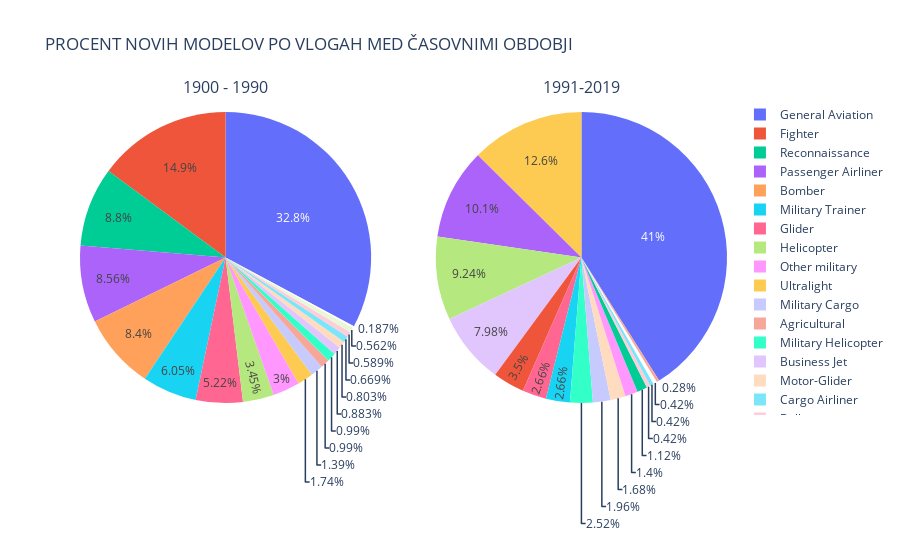
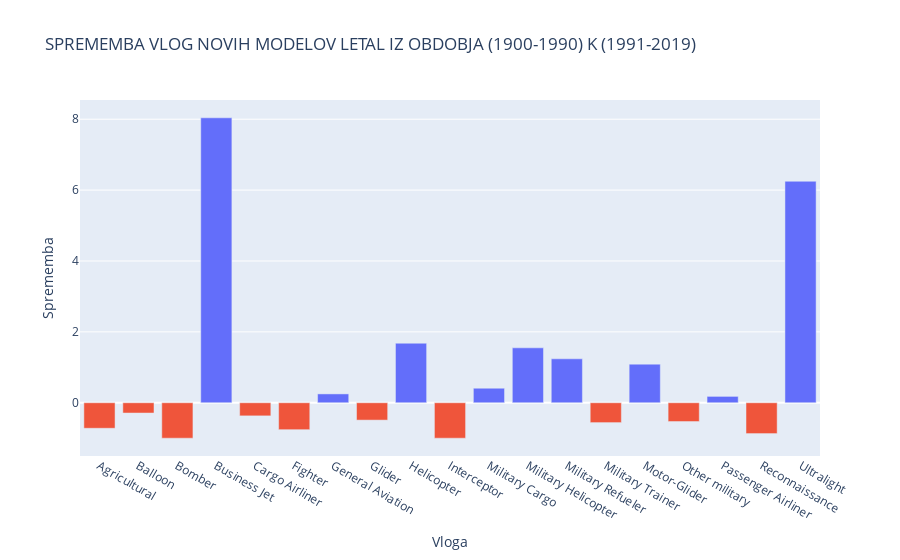

The notebook cell these images were saved under, in order:
### Code cell
#DF za vlogo po časovni dobi
role_frame=pd.DataFrame({"1900" : cv.query("Leto_prvega_leta >= 1900  and Leto_prvega_leta <= 1990").value_counts("Vloga") , "1991" : cv.query("Leto_prvega_leta >= 1991 ").value_counts("Vloga")})

#procent spremembe od 1900 do 1991
role_frame["p1900"] = role_frame["1900"] / role_frame["1900"].sum() * 100
role_frame["p1991"] = role_frame["1991"] / role_frame["1991"].sum() * 100
role_frame["Sprememba"] = ((role_frame["p1991"] - role_frame["p1900"]) / role_frame["p1900"]).round(2).fillna(-1)
role_frame["Colour"] = np.where(role_frame["Sprememba"] >= 0, "#636EFA", "#EF553B") #barve grafa

#grafi
pie=make_subplots(rows=1, cols=2, specs=[[{'type':'domain'}, {'type':'domain'}]], subplot_titles=["1900 - 1990", "1991-2019"])
pie.add_trace(go.Pie(labels=role_frame.index, values=role_frame["1900"], name=""), 1, 1)
pie.add_trace(go.Pie(labels=role_frame.index, values=role_frame["1991"], name=""), 1, 2)
pie.update_layout(title_text="Procent novih modelov po vlogah med časovnimi obdobji".upper())
pie.show()

g_bar2=px.bar(role_frame["Sprememba"], title="SPREMEMBA VLOG NOVIH MODELOV LETAL IZ OBDOBJA (1900-1990) K (1991-2019)", 
              labels={"value" : "Sprememba"})
g_bar2.update_traces(marker_color=role_frame["Colour"], hovertemplate=None)
g_bar2.update_layout(showlegend=False, hovermode="x")
g_bar2.show()

### Figure 1 — Plotly figure (JSON) as saved in the notebook; plotly's stock layout.template omitted (floating-point values rounded to 4 significant figures)
{"data": [{"domain": {"x": [0, 0.45], "y": [0, 1]}, "labels": ["Agricultural", "Balloon", "Bomber", "Business Jet", "Cargo Airliner", "Fighter", "General Aviation", "Glider", "Helicopter", "Interceptor", "Military Cargo", "Military Helicopter", "Military Refueler", "Military Trainer", "Motor-Glider", "Other military", "Passenger Airliner", "Reconnaissance", "Ultralight"], "name": "", "type": "pie", "values": [37, 22, 314, 33, 25, 556, 1227, 195, 129, 21, 52, 37, 7, 226, 30, 112, 320, 329, 65]}, {"domain": {"x": [0.55, 1], "y": [0, 1]}, "labels": ["Agricultural", "Balloon", "Bomber", "Business Jet", "Cargo Airliner", "Fighter", "General Aviation", "Glider", "Helicopter", "Interceptor", "Military Cargo", "Military Helicopter", "Military Refueler", "Military Trainer", "Motor-Glider", "Other military", "Passenger Airliner", "Reconnaissance", "Ultralight"], "name": "", "type": "pie", "values": [2, 3, null, 57, 3, 25, 293, 19, 66, null, 14, 18, 3, 19, 12, 10, 72, 8, 90]}], "layout": {"annotations": [{"font": {"size": 16}, "showarrow": false, "text": "1900 - 1990", "x": 0.225, "xanchor": "center", "xref": "paper", "y": 1, "yanchor": "bottom", "yref": "paper"}, {"font": {"size": 16}, "showarrow": false, "text": "1991-2019", "x": 0.775, "xanchor": "center", "xref": "paper", "y": 1, "yanchor": "bottom", "yref": "paper"}], "title": {"text": "PROCENT NOVIH MODELOV PO VLOGAH MED ČASOVNIMI OBDOBJI"}}}

### Figure 2 — Plotly figure (JSON) as saved in the notebook; plotly's stock layout.template omitted (floating-point values rounded to 4 significant figures)
{"data": [{"alignmentgroup": "True", "legendgroup": "Sprememba", "marker": {"color": ["#EF553B", "#EF553B", "#EF553B", "#636EFA", "#EF553B", "#EF553B", "#636EFA", "#EF553B", "#636EFA", "#EF553B", "#636EFA", "#636EFA", "#636EFA", "#EF553B", "#636EFA", "#EF553B", "#636EFA", "#EF553B", "#636EFA"], "pattern": {"shape": ""}}, "name": "Sprememba", "offsetgroup": "Sprememba", "orientation": "v", "showlegend": true, "textposition": "auto", "type": "bar", "x": ["Agricultural", "Balloon", "Bomber", "Business Jet", "Cargo Airliner", "Fighter", "General Aviation", "Glider", "Helicopter", "Interceptor", "Military Cargo", "Military Helicopter", "Military Refueler", "Military Trainer", "Motor-Glider", "Other military", "Passenger Airliner", "Reconnaissance", "Ultralight"], "xaxis": "x", "y": [-0.72, -0.29, -1, 8.04, -0.37, -0.76, 0.25, -0.49, 1.68, -1, 0.41, 1.55, 1.24, -0.56, 1.09, -0.53, 0.18, -0.87, 6.25], "yaxis": "y"}], "layout": {"barmode": "relative", "hovermode": "x", "legend": {"title": {"text": "variable"}, "tracegroupgap": 0}, "showlegend": false, "title": {"text": "SPREMEMBA VLOG NOVIH MODELOV LETAL IZ OBDOBJA (1900-1990) K (1991-2019)"}, "xaxis": {"anchor": "y", "domain": [0, 1], "title": {"text": "Vloga"}}, "yaxis": {"anchor": "x", "domain": [0, 1], "title": {"text": "Sprememba"}}}}
